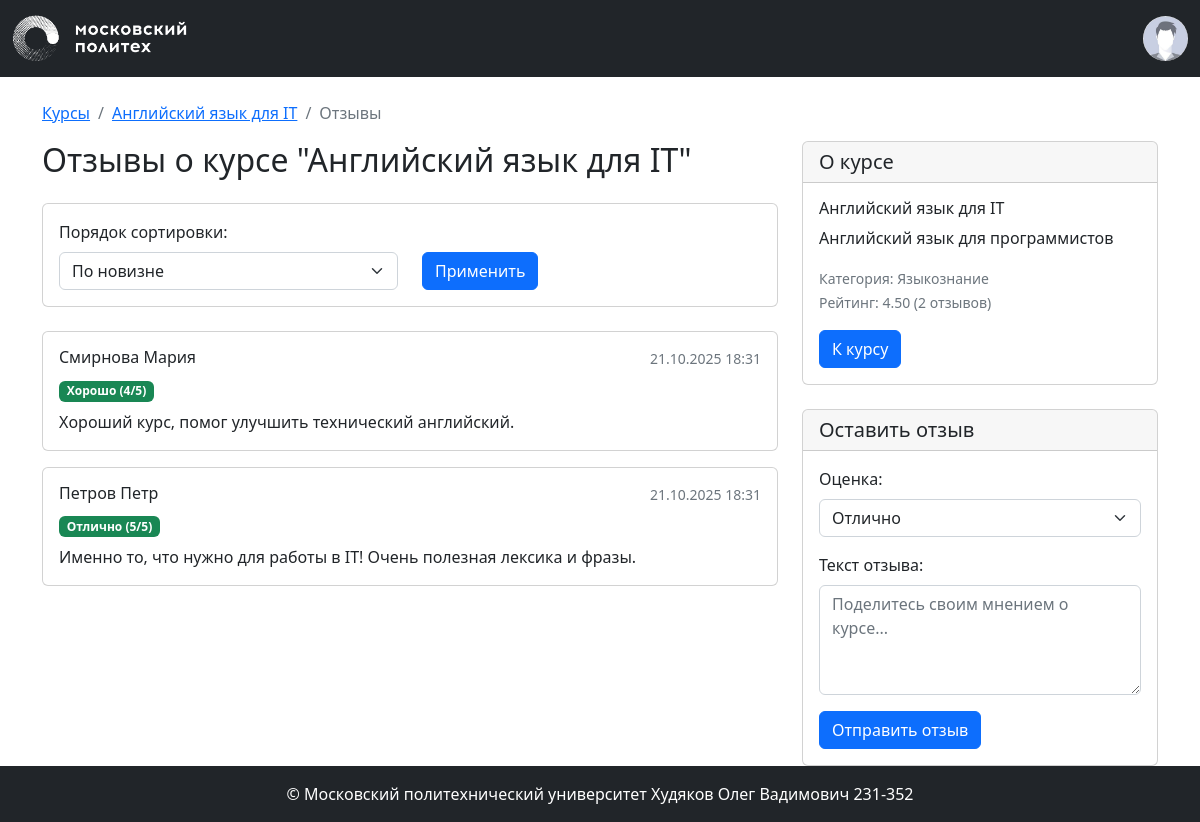
/courses/4/reviews (signed in), run on the app's committed database.
### app/models.py (models this page shows, shortened)
class Course(db.Model):
    __tablename__ = 'courses'
    id = db.Column(db.Integer, primary_key=True)
    name = db.Column(db.String(100), nullable=False)
    short_desc = db.Column(db.Text)
    full_desc = db.Column(db.Text)
    rating_sum = db.Column(db.Integer, default=0)
    rating_num = db.Column(db.Integer, default=0)
    category_id = db.Column(db.Integer, db.ForeignKey("categories.id"))
    author_id = db.Column(db.Integer, db.ForeignKey("users.id"))
    background_image_id = db.Column(db.String(100), db.ForeignKey("images.id"))
    created_at = db.Column(db.DateTime, default=datetime.now)
    author = db.relationship("User")
    category = db.relationship("Category", lazy=False)
    bg_image = db.relationship("Image")
    reviews = db.relationship("Review", back_populates="course")
    @property
    def rating(self):
        if self.rating_num > 0:
            return self.rating_sum / self.rating_num
        return 0

class Review(db.Model):
    __tablename__ = 'reviews'
    id = db.Column(db.Integer, primary_key=True)
    rating = db.Column(db.Integer, nullable=False)
    text = db.Column(db.Text, nullable=False)
    created_at = db.Column(db.DateTime, default=datetime.now)
    course_id = db.Column(db.Integer, db.ForeignKey("courses.id"))
    user_id = db.Column(db.Integer, db.ForeignKey("users.id"))
    course = db.relationship("Course", back_populates="reviews")
    user = db.relationship("User")

class User(UserMixin, db.Model):
    __tablename__ = 'users'
    id = db.Column(db.Integer, primary_key=True)
    first_name = db.Column(db.String(100), nullable=False)
    last_name = db.Column(db.String(100), nullable=False)
    middle_name = db.Column(db.String(100))
    login = db.Column(db.String(100), unique=True, nullable=False)
    password_hash = db.Column(db.String(200), nullable=False)
    created_at = db.Column(db.DateTime, default=datetime.now)
    @property
    def full_name(self):
        return ' '.join([self.last_name, self.first_name, self.middle_name or ''])

class Category(db.Model):
    __tablename__ = 'categories'
    id = db.Column(db.Integer, primary_key=True)
    name = db.Column(db.String(100), nullable=False)
    parent_id = db.Column(db.Integer, db.ForeignKey("categories.id"))

### app/courses.py (the view)
@bp.route('/<int:course_id>/reviews')
def reviews(course_id):
    course = course_repository.get_course_by_id(course_id)
    if course is None:
        abort(404)
    sort_by = request.args.get('sort_by', 'newest')
    page = request.args.get('page', 1, type=int)
    per_page = 5
    if sort_by == 'positive':
        order = desc(Review.rating)
    elif sort_by == 'negative':
        order = Review.rating
    else:
        order = desc(Review.created_at)
    reviews_stmt = select(Review).where(Review.course_id == course_id).order_by(order)
    pagination = db.paginate(
        reviews_stmt,
        page=page,
        per_page=per_page,
        error_out=False
    )
    user_review = None
    if current_user.is_authenticated:
        user_review = db.session.execute(
            select(Review).where(
                Review.course_id == course_id,
                Review.user_id == current_user.id
            )
        ).scalar_one_or_none()
    return render_template('courses/reviews.html',
                         course=course,
                         pagination=pagination,
                         sort_by=sort_by,
                         user_review=user_review)

### app/auth.py (called while the page is built)
def load_user(user_id):
    return user_repository.get_user_by_id(user_id)

### app/repositories/course_repository.py (called while the page is built)
    def get_course_by_id(self, course_id):
        return self.db.session.get(Course, course_id)

### app/repositories/user_repository.py (called while the page is built)
    def get_user_by_id(self, user_id):
        return self.db.session.execute(self.db.select(User).filter_by(id=user_id)).scalar()

### app/templates/courses/reviews.html (shortened to what this page needs)
{% extends 'base.html' %}
{% block content %}
<div class="container mt-4">
    <nav aria-label="breadcrumb">
        <ol class="breadcrumb">
            <li class="breadcrumb-item"><a href="{{ url_for('courses.index') }}">Курсы</a></li>
            <li class="breadcrumb-item"><a href="{{ url_for('courses.show', course_id=course.id) }}">{{ course.name }}</a></li>
            <li class="breadcrumb-item active" aria-current="page">Отзывы</li>
        </ol>
    </nav>
    <div class="row">
        <div class="col-md-8">
            <h2 class="mb-4">Отзывы о курсе "{{ course.name }}"</h2>
            <div class="card mb-4">
                <div class="card-body">
                    <form method="GET" action="{{ url_for('courses.reviews', course_id=course.id) }}">
                        <div class="row align-items-end">
                            <div class="col-md-6">
                                <label for="sort_by" class="form-label">Порядок сортировки:</label>
                                <select class="form-select" id="sort_by" name="sort_by">
                                    <option value="newest" {{ 'selected' if sort_by == 'newest' }}>По новизне</option>
                                </select>
                            </div>
                            <div class="col-md-3">
                                <button type="submit" class="btn btn-primary">Применить</button>
                            </div>
                        </div>
                    </form>
                </div>
            </div>
            {% if pagination.items %}
                {% for review in pagination.items %}
                <div class="card mb-3">
                    <div class="card-body">
                        <div class="d-flex justify-content-between align-items-start mb-2">
                            <h6 class="card-title mb-0">{{ review.user.full_name }}</h6>
                            <small class="text-muted">{{ review.created_at.strftime('%d.%m.%Y %H:%M') }}</small>
                        </div>
                        <div class="mb-2">
                            <span class="badge bg-{{ 'success' if review.rating >= 4 else 'warning' if review.rating >= 3 else 'danger' }}">
                                {% if review.rating == 5 %}Отлично
                                {% elif review.rating == 4 %}Хорошо
                                {% elif review.rating == 3 %}Удовлетворительно
                                {% elif review.rating == 2 %}Неудовлетворительно
                                {% elif review.rating == 1 %}Плохо
                                {% else %}Ужасно
                                {% endif %}
                                ({{ review.rating }}/5)
                            </span>
                        </div>
                        <p class="card-text">{{ review.text }}</p>
                    </div>
                </div>
                {% endfor %}
            {% else %}
                <div class="alert alert-info">
                    <p>Отзывов о данном курсе пока нет.</p>
                </div>
            {% endif %}
        </div>
        <div class="col-md-4">
            <div class="card">
                <div class="card-header">
                    <h5 class="mb-0">О курсе</h5>
                </div>
                <div class="card-body">
                    <h6 class="card-title">{{ course.name }}</h6>
                    <p class="card-text">{{ course.short_desc }}</p>
                    <p class="card-text">
                        <small class="text-muted">
                            Категория: {{ course.category.name }}<br>
                            Рейтинг: {{ "%.2f" | format(course.rating) }} ({{ course.rating_num }} отзыв{{ "ов" if course.rating_num != 1 else "" }})
                        </small>
                    </p>
                    <a href="{{ url_for('courses.show', course_id=course.id) }}" class="btn btn-primary">
                        К курсу
                    </a>
                </div>
            </div>
            {% if current_user.is_authenticated %}
                {% if user_review %}
                    <div class="card border-success mt-4">
                        <div class="card-header bg-success text-white">
                            <h5 class="mb-0">Ваш отзыв</h5>
                        </div>
                        <div class="card-body">
                            <div class="mb-2">
                                <span class="badge bg-{{ 'success' if user_review.rating >= 4 else 'warning' if user_review.rating >= 3 else 'danger' }}">
                                    {% if user_review.rating == 5 %}Отлично
                                    {% elif user_review.rating == 4 %}Хорошо
                                    {% elif user_review.rating == 3 %}Удовлетворительно
                                    {% elif user_review.rating == 2 %}Неудовлетворительно
                                    {% elif user_review.rating == 1 %}Плохо
                                    {% else %}Ужасно
                                    {% endif %}
                                    ({{ user_review.rating }}/5)
                                </span>
                            </div>
                            <p class="card-text">{{ user_review.text }}</p>
                            <small class="text-muted">{{ user_review.created_at.strftime('%d.%m.%Y %H:%M') }}</small>
                        </div>
                    </div>
                {% else %}
                    <div class="card mt-4">
                        <div class="card-header">
                            <h5 class="mb-0">Оставить отзыв</h5>
                        </div>
                        <div class="card-body">
                            <form method="POST" action="{{ url_for('courses.create_review', course_id=course.id) }}">
                                <div class="mb-3">
                                    <label for="rating" class="form-label">Оценка:</label>
                                    <select class="form-select" id="rating" name="rating" required>
                                        <option value="5" selected>Отлично</option>
                                    </select>
                                </div>
                                <div class="mb-3">
                                    <label for="text" class="form-label">Текст отзыва:</label>
                                    <textarea class="form-control" id="text" name="text" rows="4" required
                                              placeholder="Поделитесь своим мнением о курсе..."></textarea>
                                </div>
                                <button type="submit" class="btn btn-primary">Отправить отзыв</button>
                            </form>
                        </div>
                    </div>
                {% endif %}
            {% else %}
                <div class="card mt-4">
                    <div class="card-body">
                        <p><a href="{{ url_for('auth.login') }}">Войдите в систему</a>, чтобы оставить отзыв.</p>
                    </div>
                </div>
            {% endif %}
        </div>
    </div>
</div>
{% endblock %}

### data on the page
Course: name "Английский язык для IT", short_desc "Английский язык для программистов", rating "4.50", rating_num "2", rating_num "ов"
Review: user.full_name "Смирнова Мария", created_at "21.10.2025 18:31", shows "Хорошо", rating "4", text "Хороший курс, помог улучшить технический английский."
Review: user.full_name "Петров Петр", created_at "21.10.2025 18:31", shows "Отлично", rating "5", text "Именно то, что нужно для работы в IT! Очень полезная лексика и фразы."
Category: category.name "Языкознание"
